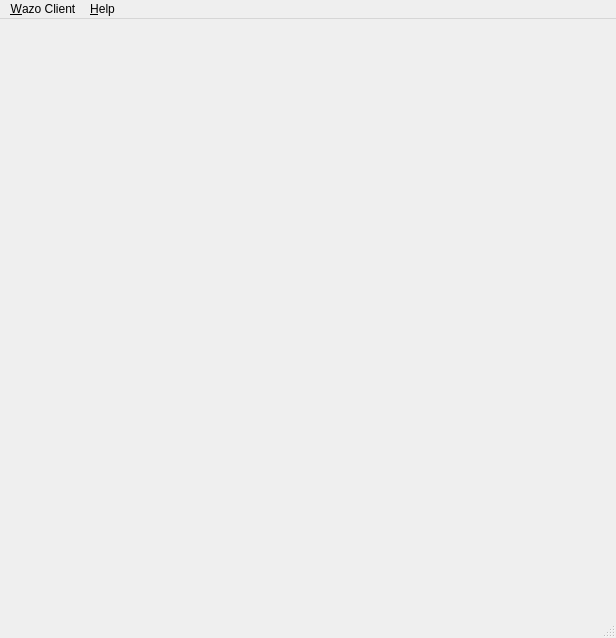
<?xml version="1.0" encoding="UTF-8"?>
<ui version="4.0">
 <class>MainWindow</class>
 <widget class="QMainWindow" name="MainWindow">
  <property name="geometry">
   <rect>
    <x>0</x>
    <y>0</y>
    <width>616</width>
    <height>638</height>
   </rect>
  </property>
  <property name="focusPolicy">
   <enum>Qt::StrongFocus</enum>
  </property>
  <property name="windowTitle">
   <string>Wazo Client</string>
  </property>
  <property name="windowIcon">
   <iconset resource="../../wazoclient.qrc">
    <normaloff>:/images/wazoicon-color.png</normaloff>:/images/wazoicon-color.png</iconset>
  </property>
  <property name="animated">
   <bool>false</bool>
  </property>
  <property name="dockOptions">
   <set>QMainWindow::AllowNestedDocks</set>
  </property>
  <property name="unifiedTitleAndToolBarOnMac">
   <bool>true</bool>
  </property>
  <widget class="QWidget" name="central_widget">
   <property name="autoFillBackground">
    <bool>false</bool>
   </property>
   <layout class="QGridLayout" name="gridLayout" rowstretch="0" columnstretch="0">
    <property name="sizeConstraint">
     <enum>QLayout::SetDefaultConstraint</enum>
    </property>
   </layout>
  </widget>
  <widget class="QMenuBar" name="menubar">
   <property name="geometry">
    <rect>
     <x>0</x>
     <y>0</y>
     <width>616</width>
     <height>19</height>
    </rect>
   </property>
   <widget class="QMenu" name="menu_client">
    <property name="title">
     <string>&amp;Wazo Client</string>
    </property>
    <addaction name="action_configure"/>
    <addaction name="action_to_systray"/>
    <addaction name="action_show_window"/>
    <addaction name="separator"/>
    <addaction name="action_connect"/>
    <addaction name="action_disconnect"/>
    <addaction name="separator"/>
    <addaction name="action_quit"/>
   </widget>
   <widget class="QMenu" name="menu_help">
    <property name="title">
     <string>&amp;Help</string>
    </property>
    <addaction name="action_about_client"/>
    <addaction name="action_about_qt"/>
    <addaction name="action_credits"/>
   </widget>
   <addaction name="menu_client"/>
   <addaction name="menu_help"/>
  </widget>
  <widget class="QStatusBar" name="statusbar">
   <property name="minimumSize">
    <size>
     <width>0</width>
     <height>0</height>
    </size>
   </property>
   <property name="sizeGripEnabled">
    <bool>true</bool>
   </property>
  </widget>
  <action name="action_configure">
   <property name="text">
    <string>Confi&amp;gure</string>
   </property>
   <property name="statusTip">
    <string>Configure account and connection options</string>
   </property>
   <property name="menuRole">
    <enum>QAction::PreferencesRole</enum>
   </property>
  </action>
  <action name="action_to_systray">
   <property name="text">
    <string>To S&amp;ystray</string>
   </property>
   <property name="statusTip">
    <string>Enter the system tray</string>
   </property>
  </action>
  <action name="action_connect">
   <property name="text">
    <string>&amp;Connect</string>
   </property>
   <property name="statusTip">
    <string>Connect to the server</string>
   </property>
  </action>
  <action name="action_disconnect">
   <property name="enabled">
    <bool>false</bool>
   </property>
   <property name="text">
    <string>&amp;Disconnect</string>
   </property>
   <property name="statusTip">
    <string>Disconnect from the server</string>
   </property>
   <property name="visible">
    <bool>false</bool>
   </property>
  </action>
  <action name="action_quit">
   <property name="text">
    <string>&amp;Quit</string>
   </property>
   <property name="statusTip">
    <string>Close the application</string>
   </property>
   <property name="shortcut">
    <string>Ctrl+Q</string>
   </property>
  </action>
  <action name="action_show_window">
   <property name="enabled">
    <bool>false</bool>
   </property>
   <property name="text">
    <string>&amp;Show window</string>
   </property>
   <property name="statusTip">
    <string>Leave the system tray</string>
   </property>
   <property name="visible">
    <bool>false</bool>
   </property>
  </action>
  <action name="action_about_client">
   <property name="text">
    <string>&amp;About Wazo Client</string>
   </property>
  </action>
  <action name="action_about_qt">
   <property name="text">
    <string>About &amp;Qt</string>
   </property>
  </action>
  <action name="action_credits">
   <property name="text">
    <string>&amp;Credits</string>
   </property>
  </action>
 </widget>
 <resources>
  <include location="../../wazoclient.qrc"/>
 </resources>
 <connections/>
</ui>
